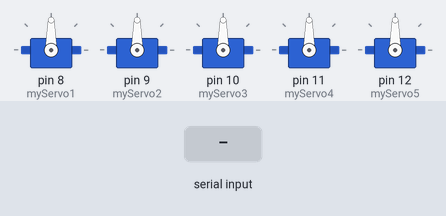
Bench run of a sketch on a simulated Arduino Uno, built with avr-gcc and run on an emulated ATmega328P. Parts: 5 × servo. The inputs (shaded band) are chosen by the test bench. What the sketch prints to the serial monitor is not drawn.

Above: at 1.2 s.
1.3 s: "A" received over Serial
At 3.0 s:
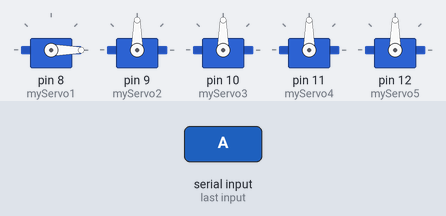
3.8 s: "B" received over Serial
At 6.0 s:
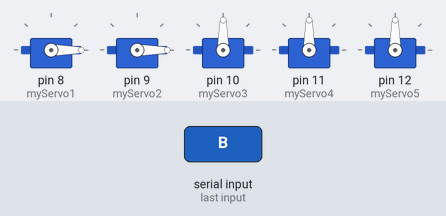
6.3 s: "C" received over Serial
At 7.9 s:
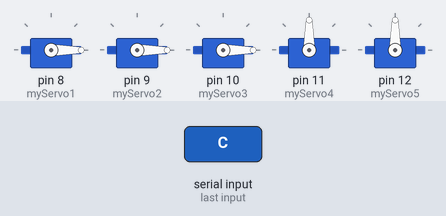
8.7 s: "D" received over Serial
At 10.8 s:
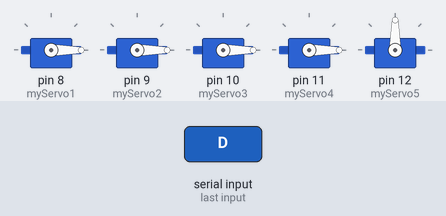
11.1 s: "E" received over Serial
At 12.8 s:
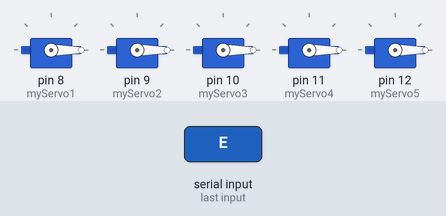
Timing chart, 0 to 14.3 s (numbered marks = the images above; inputs shaded):
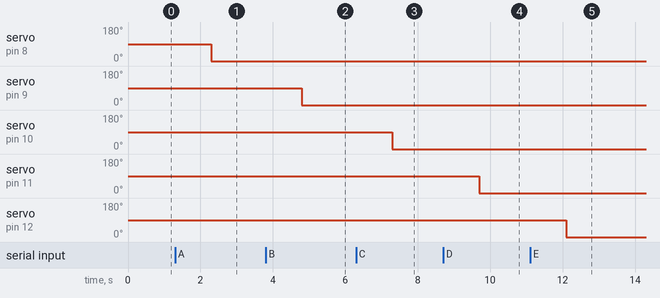

The sketch:

multiple_inputs.ino
```cpp
#include <Servo.h>

// Create servo object to control a servo
Servo myServo1;
Servo myServo2;
Servo myServo3;
Servo myServo4;
Servo myServo5;

// Create a union to easily convert float to byte
union BtoF
{
  byte b[16];
  float fval;
};

// Name for Union
BtoF u1;
BtoF u2;
BtoF u3;
BtoF u4;
BtoF u5;

// Create to buffer
const int buffer_size = 16;
byte buf[buffer_size];

// Create the variable to be read
float myVal1;
float myVal2;
float myVal3;
float myVal4;
float myVal5;

// Setup
void setup()
{
  // initialize serial, use the same boudrate in the Simulink Config block
  Serial.begin(115200);
  myServo1.attach(8); // Attaches the servo on pin 9 to the servo object
  myServo2.attach(9);
  myServo3.attach(10);
  myServo4.attach(11);
  myServo5.attach(12);
}

// Main loop
void loop()
{
  if (Serial.available() > 0)
  {
    char caractere = Serial.read();

    if (caractere == 'A')
    {
      // Read to data from Matlab
      myVal1 = readFromMatlab(caractere);
      //delay(0.1);

      // Control to Servo Motor
      int servoPosition1 = myVal1;
      servoPosition1 = constrain(servoPosition1, 0, 120);
      myServo1.write(servoPosition1);

      // Write to Matlab
      writeToMatlab(myVal1);
    }
    else if (caractere == 'B')
    {
      // Read to data from Matlab
      myVal2 = readFromMatlab(caractere);
      //delay(0.1);

      // Control to Servo Motor
      int servoPosition2 = myVal2;
      servoPosition2 = constrain(servoPosition2, 0, 120);
      myServo2.write(servoPosition2);

      // Write to Matlab
      writeToMatlab(myVal2);

    }
    else if (caractere == 'C')
    {
      // Read to data from Matlab
      myVal3 = readFromMatlab(caractere);
      //delay(0.1);

      // Control to Servo Motor
      int servoPosition3 = myVal3;
      servoPosition3 = constrain(servoPosition3, 0, 120);
      myServo3.write(servoPosition3);

      // Write to Matlab
      writeToMatlab(myVal3);
    }
    else if (caractere == 'D')
    {
      // Read to data from Matlab
      myVal4 = readFromMatlab(caractere);
      //delay(0.1);

      // Control to Servo Motor
      int servoPosition4 = myVal4;
      servoPosition4 = constrain(servoPosition4, 0, 120);
      myServo4.write(servoPosition4);

      // Write to Matlab
      writeToMatlab(myVal4);
    }
    else if (caractere == 'E')
    {
      // Read to data from Matlab
      myVal5 = readFromMatlab(caractere);
      //delay(0.1);

      // Control to Servo Motor
      int servoPosition5 = myVal5;
      servoPosition5 = constrain(servoPosition5, 0, 120);
      myServo5.write(servoPosition5);

      // Write to Matlab
      writeToMatlab(myVal5);
    }
  }
}

float readFromMatlab(char caractere)
{
  if (caractere == 'A')
  {
    // Read a sequence of bytes from the serial port until a specific character or sequence of characters is found
    int bytesRead = Serial.readBytesUntil('\r\n', buf, buffer_size);
    for (int i = 0; i < buffer_size; i++)
    {
      u1.b[i] = buf[i];
    }
    float output = u1.fval;
    return output;
  }
  else if (caractere == 'B')
  {
    // Read a sequence of bytes from the serial port until a specific character or sequence of characters is found
    int bytesRead = Serial.readBytesUntil('\r\n', buf, buffer_size);
    for (int i = 0; i < buffer_size; i++)
    {
      u2.b[i] = buf[i];
    }
    float output = u2.fval;
    return output;
  }
  else if (caractere == 'C')
  {
    // Read a sequence of bytes from the serial port until a specific character or sequence of characters is found
    int bytesRead = Serial.readBytesUntil('\r\n', buf, buffer_size);
    for (int i = 0; i < buffer_size; i++)
    {
      u3.b[i] = buf[i];
    }
    float output = u3.fval;
    return output;
  }
  else if (caractere == 'D')
  {
    // Read a sequence of bytes from the serial port until a specific character or sequence of characters is found
    int bytesRead = Serial.readBytesUntil('\r\n', buf, buffer_size);
    for (int i = 0; i < buffer_size; i++)
    {
      u4.b[i] = buf[i];
    }
    float output = u4.fval;
    return output;
  }
  else if (caractere == 'E')
  {
    // Read a sequence of bytes from the serial port until a specific character or sequence of characters is found
    int bytesRead = Serial.readBytesUntil('\r\n', buf, buffer_size);
    for (int i = 0; i < buffer_size; i++)
    {
      u5.b[i] = buf[i];
    }
    float output = u5.fval;
    return output;
  }
}

// Convert a float value to a byte array using a pointer
void writeToMatlab(float number)
{
  byte *b = (byte *)&number;
  Serial.write(b, 4);
  Serial.write(13); // "\r" CR
  Serial.write(10); // "\n" LF
}
```

Measured:
- after the input at 1.3 s, servo on pin 8 (myServo1): 90° → 0° after 1.0 s
- after the input at 3.8 s, servo on pin 9 (myServo2): 90° → 0° after 1.0 s
- after the input at 6.3 s, servo on pin 10 (myServo3): 90° → 0° after 1.0 s
- after the input at 8.7 s, servo on pin 11 (myServo4): 90° → 0° after 1.0 s
- after the input at 11.1 s, servo on pin 12 (myServo5): 90° → 0° after 1.0 s
